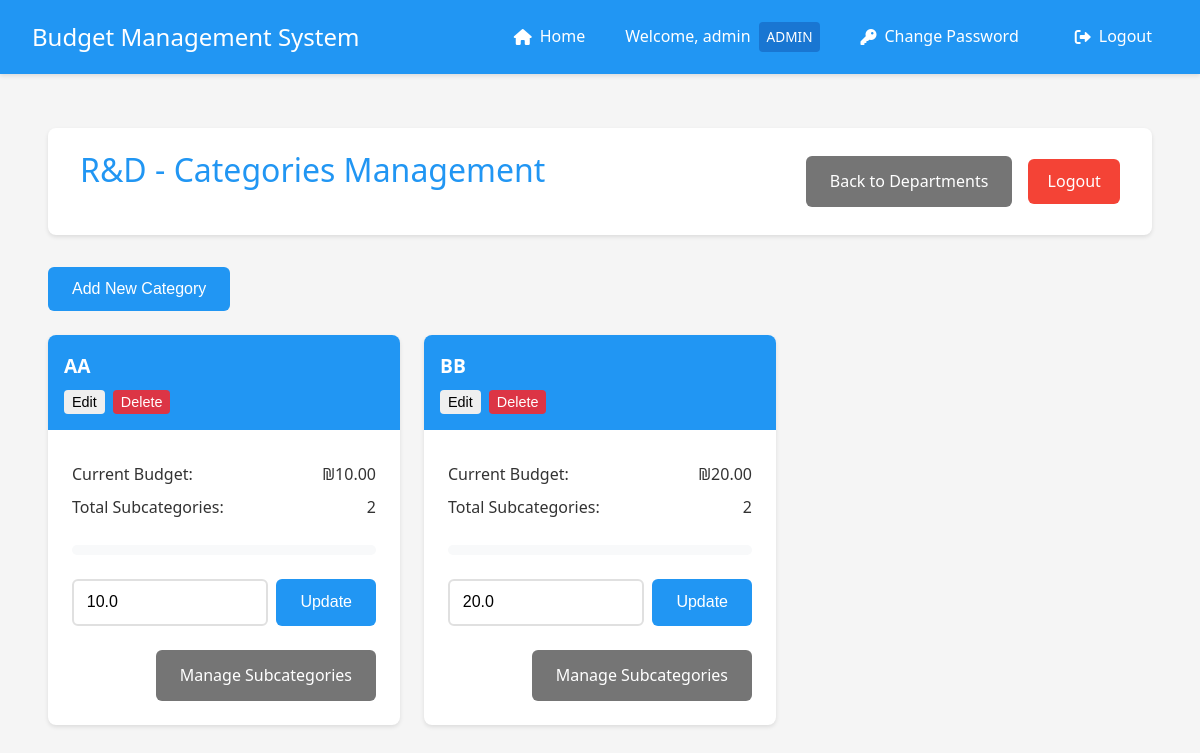
Before: /manager/categories/1 (signed in) with the older database file.
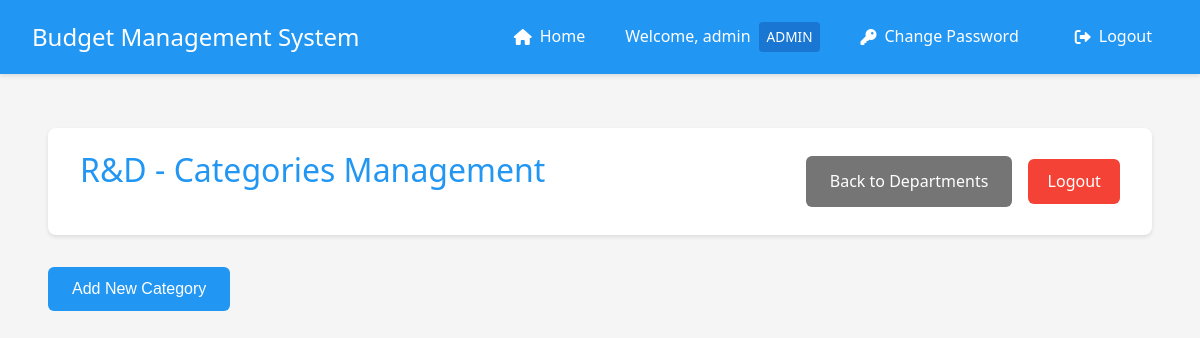
After: the same page with the newer database file.
### app.py (models this page shows)
class Category(db.Model):
    __tablename__ = 'category'
    id = db.Column(db.Integer, primary_key=True)
    name = db.Column(db.String(100), nullable=False)
    budget = db.Column(db.Float, default=0.0)
    department_id = db.Column(db.Integer, db.ForeignKey('department.id'), nullable=False)
    subcategories = db.relationship('Subcategory', backref='category', lazy=True)

### app.py (the view)
@app.route('/manager/categories/<int:dept_id>')
@login_required
def manage_categories(dept_id):
    if not current_user.is_manager:
        flash('Access denied. Manager privileges required.', 'danger')
        return redirect(url_for('index'))
    if not current_user.username == 'admin' and current_user.department_id != dept_id:
        flash('Access denied. You can only manage your own department.', 'danger')
        return redirect(url_for('manage_departments'))
    department = Department.query.get_or_404(dept_id)
    return render_template('manage_categories.html', department=department)

### app.py (called while the page is built)
@login_manager.user_loader
def load_user(user_id):
    user = User.query.get(int(user_id))
    if user and user.status == 'inactive':
        return None
    return user

@app.template_filter('min_value')
def min_value(value, limit):
    return min(value, limit)

@app.template_filter('format_currency')
def format_currency(value):
    return f"₪{value:,.2f}"

### templates/manage_categories.html (shortened to what this page needs)
{% extends "base.html" %}
{% block content %}
<div class="container">
    <header>
        <h1>{{ department.name }} - Categories Management</h1>
        <div class="header-actions">
            <a href="{{ url_for('manage_departments') }}" class="button secondary">Back to Departments</a>
            <a href="{{ url_for('logout') }}" class="logout-btn">Logout</a>
        </div>
    </header>
    {% if current_user.username == 'admin' or (current_user.is_manager and current_user.department_id == department.id) %}
    <div class="admin-controls">
        <button onclick="showAddCategoryModal()" class="button primary">Add New Category</button>
    </div>
    {% endif %}
    <div class="budget-grid">
        {% for category in department.categories %}
        <div class="budget-card">
            <div class="budget-header">
                <h3>{{ category.name }}</h3>
                {% if current_user.username == 'admin' or (current_user.is_manager and current_user.department_id == department.id) %}
                <div class="category-actions">
                    <button onclick="showEditCategoryModal({{ category.id }}, '{{ category.name }}', {{ category.budget }})" class="button small">Edit</button>
                    <button onclick="deleteCategory({{ category.id }})" class="button small danger">Delete</button>
                </div>
                {% endif %}
            </div>
            <div class="budget-body">
                <div class="budget-info">
                    <p><strong>Current Budget:</strong> {{ category.budget|format_currency }}</p>
                    <p><strong>Total Subcategories:</strong> {{ category.subcategories|length }}</p>
                </div>
                <div class="budget-progress">
                    {% set total_expenses = namespace(value=0) %}
                    {% for subcategory in category.subcategories %}
                        {% for expense in subcategory.expenses %}
                            {% if expense.status == 'approved' %}
                                {% set total_expenses.value = total_expenses.value + expense.amount %}
                            {% endif %}
                        {% endfor %}
                    {% endfor %}
                    {% set usage_percent = (total_expenses.value / category.budget * 100) if category.budget > 0 else 0 %}
                    <div class="progress-bar">
                    </div>
                </div>
                {% if current_user.username == 'admin' or (current_user.is_manager and current_user.department_id == department.id) %}
                <div class="budget-form">
                    <div class="budget-input">
                        <input type="number" step="0.01" min="0" value="{{ category.budget }}" id="budget-{{ category.id }}" class="form-control">
                        <button onclick="updateBudget({{ category.id }})" class="button primary">Update</button>
                    </div>
                </div>
                {% endif %}
                <div class="budget-actions">
                    <a href="{{ url_for('manage_subcategories', cat_id=category.id) }}" class="button secondary">Manage Subcategories</a>
                </div>
            </div>
        </div>
        {% endfor %}
    </div>
</div>
{% endblock %}

Changed rows visible on the page:
removed Category: name "AA", budget "₪10.00", subcategories|length "2", budget "10.0"
removed Category: name "BB", budget "₪20.00", subcategories|length "2", budget "20.0"
